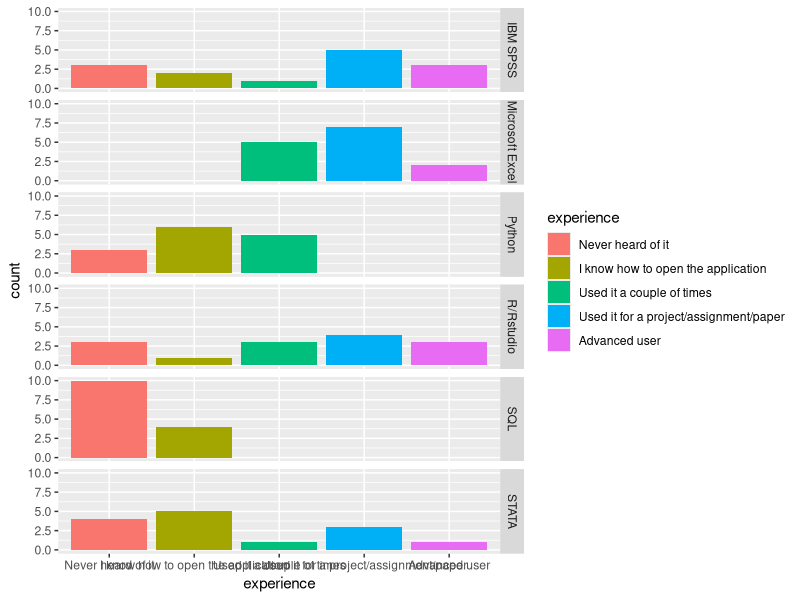
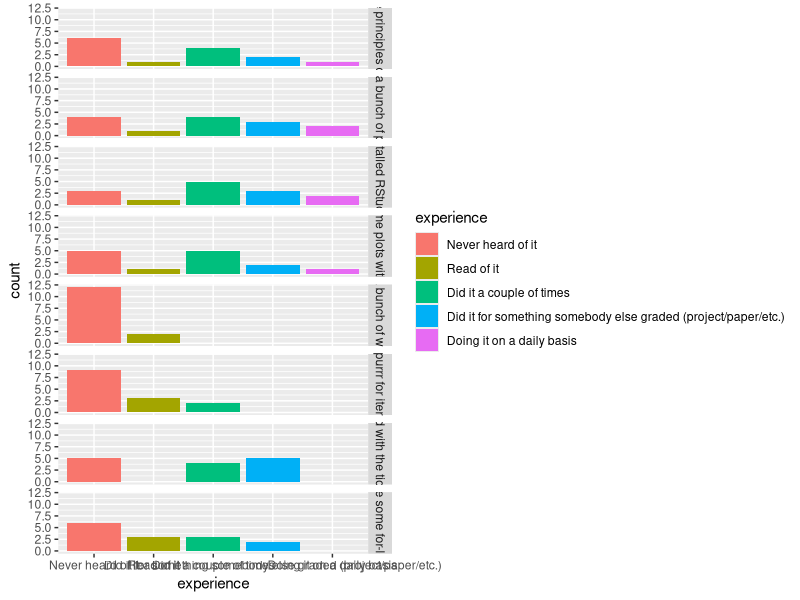
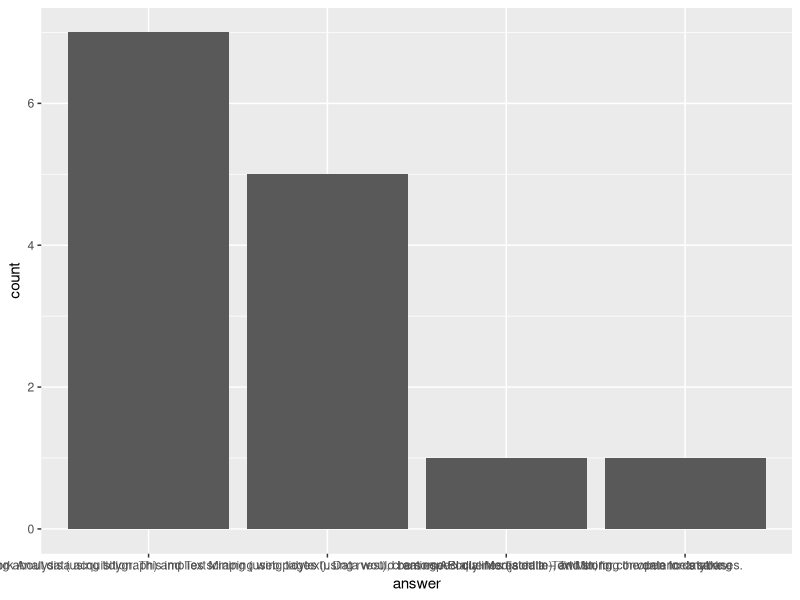

Reproduce these figures in R, in order.
# load packages -- if it's your first time, install them first
library(dplyr) # for wrangling
library(tidyr) # for reshaping
library(ggplot2) # for plotting
library(forcats) # for working with factors

# or, if you are lazy -- which I definitely am
library(tidyverse) # loads all the aforementioned packages and some more…

data <- read_csv("form_results.csv") # read in data

View(data) # let's have a look… 

glimpse(data) # View() often is not the best choice -- for instance, when you have larger tibbles

# first question: students' experience with different applications
relationship <- data %>% # build new tibble 
  select(1:7) %>% # subset columns
  rename_at(vars(starts_with("How is your relationship")), # rename columns
            funs(str_extract(., "(?<=\\[).+?(?=\\])"))) %>% # regexes will not be part of the course -- but are extremely useful
  pivot_longer(-Zeitstempel, # reshape data to longer format -- necessary for plotting it
               names_to = "application", 
               values_to = "experience") %>% 
  mutate(experience = as_factor(experience), # make 'experience' a factor
         experience = fct_relevel(experience, c(
           "Never heard of it",
           "I know how to open the application",
           "Used it a couple of times",
           "Used it for a project/assignment/paper",
           "Advanced user")))

ggplot(data = relationship) + # plot it
  geom_bar(aes(experience, fill = experience)) +
  facet_grid(application ~ .) # make different plots according to different applications

# second question: students' experience with R
terms_of_r <- data %>% 
  select(1, 8:15) %>% 
  rename_at(vars(starts_with("In terms of")),
            funs(str_extract(., "(?<=\\[).+?(?=\\])"))) %>% 
  pivot_longer(-Zeitstempel, 
               names_to = "achievement", 
               values_to = "experience") %>%
  mutate(experience = as_factor(experience),
         experience = fct_relevel(experience, c(
           "Never heard of it",
           "Read of it",
           "Did it a couple of times",
           "Did it for something somebody else graded (project/paper/etc.)",
           "Doing it on a daily basis")))

ggplot(data = terms_of_r) +
  geom_bar(aes(experience, fill = experience)) +
  facet_grid(achievement ~ .)

# third question: what the students want to do in the final part
final_part <- data %>% 
  select(1, answer = 16) # renaming the  variable can be done in the selection process as well -- handy!

ggplot(data = final_part, aes(answer)) +
  geom_bar() # not readable

final_part %>% count(answer) %>% # count occurences of different answers 
  mutate(percentage = round(n/sum(n), 2)) # create new columm with percentage

# so far so good? Did you notice the ' %>% ' operator? It's going to become your best friend!


